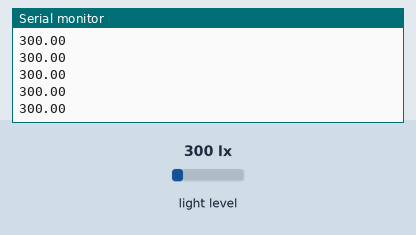
Bench run of a sketch on a simulated Arduino Uno, built with avr-gcc and run on an emulated ATmega328P. Parts: the last lines printed to the serial monitor. The inputs (shaded band) are chosen by the test bench; at power-on: light level 300 lx.

Above: at 1.2 s.
1.3 s: light level set to 40 lx
At 1.52 s:
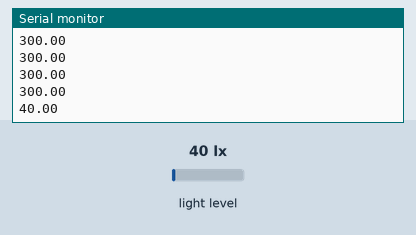
2.8 s: light level set to 500 lx
At 2.85 s:
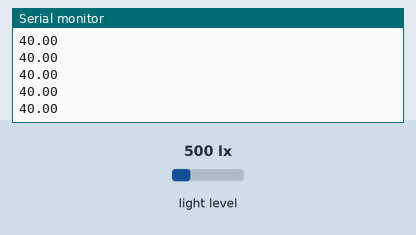
Timing chart, 0 to 5.8 s (numbered marks = the images above; inputs shaded):
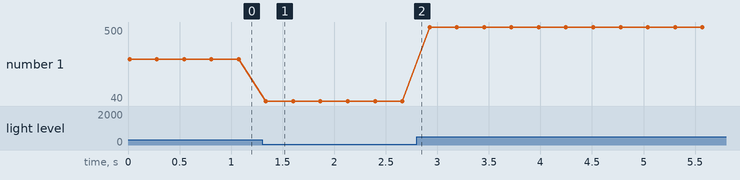

The sketch:

Lux_Sensor.ino
```cpp
// (licence header left out)
//Load required libraries
#include <Wire.h>
#include <Adafruit_Sensor.h>
#include <Adafruit_TSL2561_U.h>

// Instantiate an instance of the TSL2561 class
// This allows our sketch to talk to the lux sensor
Adafruit_TSL2561_Unified tsl = Adafruit_TSL2561_Unified(TSL2561_ADDR_FLOAT, 12345);


// We open a serial connection, test for the presence of the sensor,
// configure the sensor, and retrieve basic information.
void setup() {

  Serial.begin(9600);
  if(!tsl.begin())
  {
    Serial.print("Ooops, no TSL2561 detected ... Check your wiring or I2C ADDR!");
    while(1);
  }

  configureSensor();
  Serial.println("");

}

// The loop is set to use the standardized SI lux value for the sensor
// via the unified sensor library. It is also possible to get
// combined or infrared luminisoty values for the sensor by commenting
// the instantiation of a sensors_event_t object and tsl.getEvent method out
// and un-commenting the creation of variables to hold the
// luminosity values and getLuminosity method. If you do so, remember to
// change which values are reported by the serial object. The sketch
// reports a value of zero if their is insufficient light for a response of
// if the sensor is overloaded with too much light. Use map() to rescale
// the values reported by the Serial object if necessary.
void loop() {
  sensors_event_t event;
  // uint16_t combined, ir_only;
  tsl.getEvent(&event);
  //tsl.getLuminosity(&combined, &ir_only);

  // Send the lux value
  if (event.light)
  // if (ir_only != null)
  {
    Serial.print(event.light); Serial.println(" \0");
    //Serial.print(ir_only); Serial.println("\0");
  }
  else
  {
    Serial.println("0 \0");
  }
  delay(250);
}

// This function configures the sensor gain and integration time. The default gain
// setting is auto allowing the board to switch itself between daylight and lowlight
// modes. The default integration time is 101 milliseconds.
void configureSensor(void)
{
  /* You can also manually set the gain or enable auto-gain support */
  // tsl.setGain(TSL2561_GAIN_1X);      /* No gain ... use in bright light to avoid sensor saturation */
  // tsl.setGain(TSL2561_GAIN_16X);     /* 16x gain ... use in low light to boost sensitivity */
  tsl.enableAutoRange(true);            /* Auto-gain ... switches automatically between 1x and 16x */

  /* Changing the integration time gives you better sensor resolution (402ms = 16-bit data) */
  //tsl.setIntegrationTime(TSL2561_INTEGRATIONTIME_13MS);      /* fast but low resolution */
  tsl.setIntegrationTime(TSL2561_INTEGRATIONTIME_101MS);  /* medium resolution and speed   */
  // tsl.setIntegrationTime(TSL2561_INTEGRATIONTIME_402MS);  /* 16-bit data but slowest conversions */
}
```

Measured:
- after the input at 1.3 s, the serial monitor: prints a new line at once (image 1)
- plotted number 1: 300 → 40 after the input at 1.3 s, 40 → 500 after the input at 2.8 s
